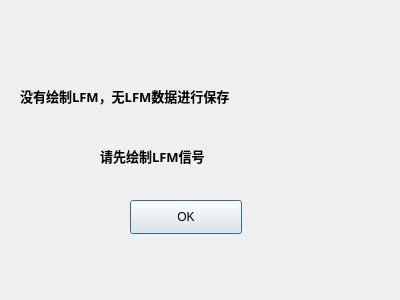
<?xml version="1.0" encoding="UTF-8"?>
<ui version="4.0">
 <class>Dialog</class>
 <widget class="QDialog" name="Dialog">
  <property name="geometry">
   <rect>
    <x>0</x>
    <y>0</y>
    <width>400</width>
    <height>300</height>
   </rect>
  </property>
  <property name="windowTitle">
   <string>提示！！！！</string>
  </property>
  <widget class="QPushButton" name="pushButton">
   <property name="geometry">
    <rect>
     <x>130</x>
     <y>200</y>
     <width>112</width>
     <height>34</height>
    </rect>
   </property>
   <property name="text">
    <string>OK</string>
   </property>
  </widget>
  <widget class="QLabel" name="label">
   <property name="geometry">
    <rect>
     <x>20</x>
     <y>70</y>
     <width>351</width>
     <height>51</height>
    </rect>
   </property>
   <property name="font">
    <font>
     <family>AgudaBoldW01-Regular</family>
     <pointsize>10</pointsize>
     <weight>75</weight>
     <bold>true</bold>
    </font>
   </property>
   <property name="text">
    <string>没有绘制LFM，无LFM数据进行保存</string>
   </property>
  </widget>
  <widget class="QLabel" name="label_2">
   <property name="geometry">
    <rect>
     <x>100</x>
     <y>130</y>
     <width>351</width>
     <height>51</height>
    </rect>
   </property>
   <property name="font">
    <font>
     <family>AgudaBoldW01-Regular</family>
     <pointsize>10</pointsize>
     <weight>75</weight>
     <bold>true</bold>
    </font>
   </property>
   <property name="text">
    <string>请先绘制LFM信号</string>
   </property>
  </widget>
 </widget>
 <resources/>
 <connections>
  <connection>
   <sender>pushButton</sender>
   <signal>clicked()</signal>
   <receiver>Dialog</receiver>
   <slot>close()</slot>
   <hints>
    <hint type="sourcelabel">
     <x>208</x>
     <y>213</y>
    </hint>
    <hint type="destinationlabel">
     <x>327</x>
     <y>161</y>
    </hint>
   </hints>
  </connection>
 </connections>
</ui>
